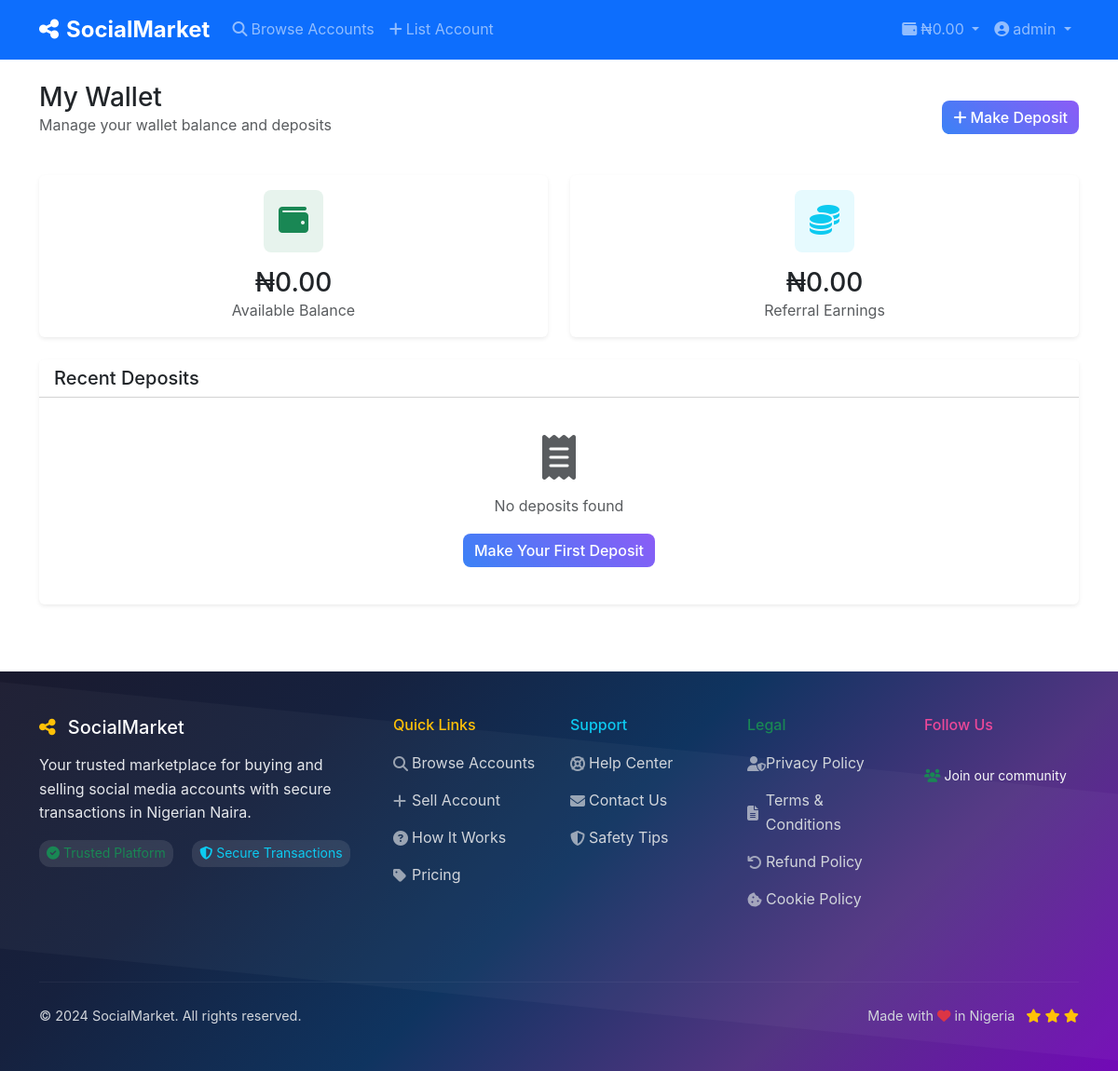
/wallet (signed in), run on an earlier commit of the app's database.
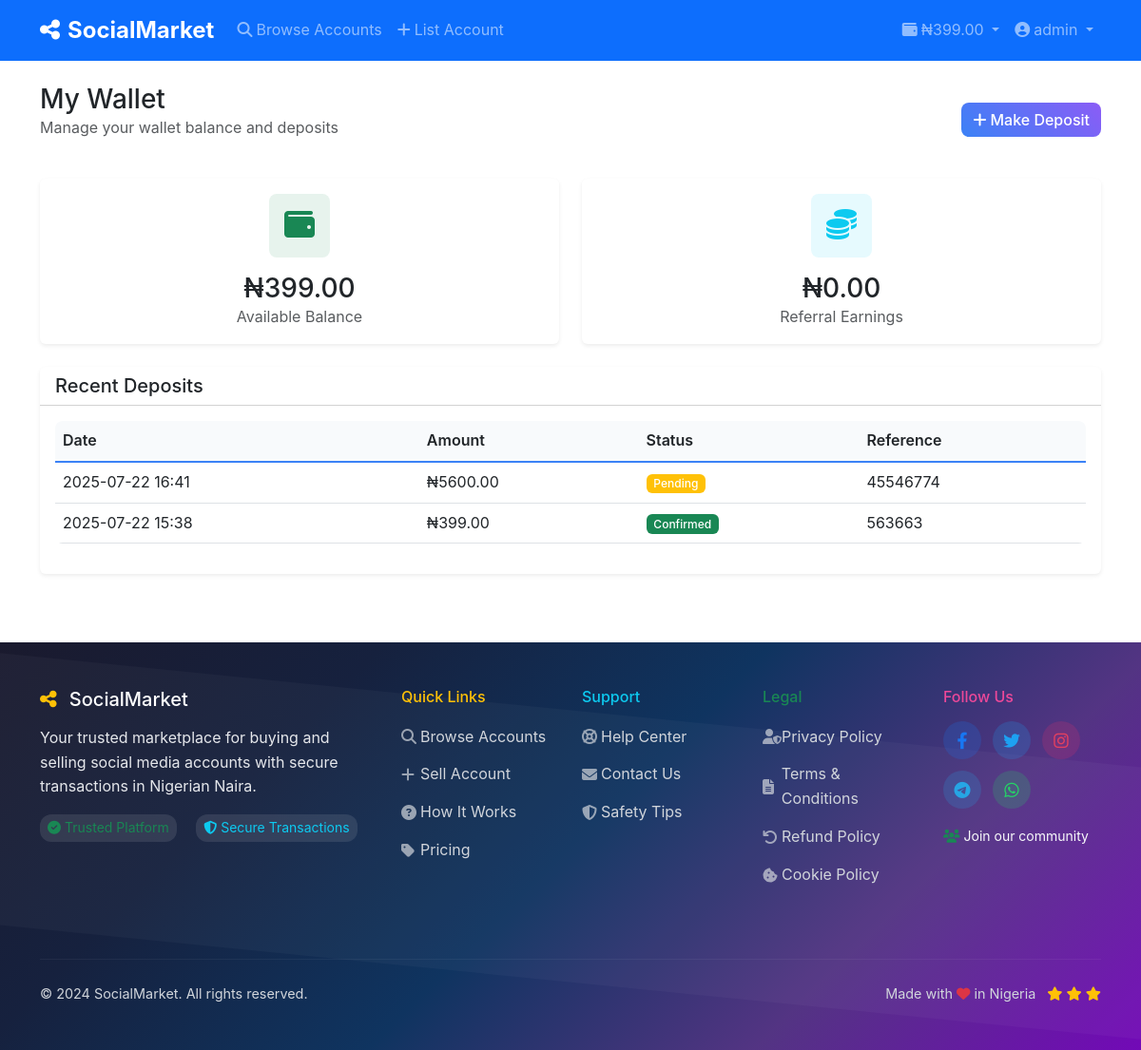
And on a later commit of the database.
### models.py (models this page shows, shortened)
class User(UserMixin, db.Model):
    id = db.Column(db.Integer, primary_key=True)
    username = db.Column(db.String(80), unique=True, nullable=False)
    email = db.Column(db.String(120), unique=True, nullable=False)
    password_hash = db.Column(db.String(255), nullable=False)
    role = db.Column(db.String(20), default='user')  # user, admin
    first_name = db.Column(db.String(50))
    last_name = db.Column(db.String(50))
    phone = db.Column(db.String(20))
    profile_pic = db.Column(db.String(255))
    bio = db.Column(db.Text)
    is_verified = db.Column(db.Boolean, default=False)
    is_active = db.Column(db.Boolean, default=True)
    is_banned = db.Column(db.Boolean, default=False)
    wallet_balance = db.Column(db.Numeric(10, 2), default=0.00)
    referral_code = db.Column(db.String(20), unique=True)
    referred_by = db.Column(db.Integer, db.ForeignKey('user.id'))
    referral_earnings = db.Column(db.Numeric(10, 2), default=0.00)
    created_at = db.Column(db.DateTime, default=datetime.utcnow)
    last_login = db.Column(db.DateTime)
    accounts_for_sale = db.relationship('SocialAccount', foreign_keys='SocialAccount.seller_id', backref='seller', lazy=True)
    accounts_reviewed = db.relationship('SocialAccount', foreign_keys='SocialAccount.reviewed_by', backref='reviewer', lazy=True)
    purchases = db.relationship('Purchase', backref='buyer', lazy=True)
    deposits = db.relationship('WalletDeposit', foreign_keys='WalletDeposit.user_id', backref='user', lazy=True)
    processed_deposits = db.relationship('WalletDeposit', foreign_keys='WalletDeposit.processed_by', backref='processor', lazy=True)
    referrals = db.relationship('User', backref=db.backref('referrer', remote_side=[id]))

class WalletDeposit(db.Model):
    id = db.Column(db.Integer, primary_key=True)
    user_id = db.Column(db.Integer, db.ForeignKey('user.id'), nullable=False)
    amount = db.Column(db.Numeric(10, 2), nullable=False)
    deposit_method = db.Column(db.String(50))  # bank_transfer, cash_deposit
    bank_name = db.Column(db.String(100))
    account_number = db.Column(db.String(20))
    account_name = db.Column(db.String(100))
    payment_proof = db.Column(db.String(255))
    reference_number = db.Column(db.String(100))
    status = db.Column(db.String(20), default='pending')  # pending, confirmed, rejected
    admin_notes = db.Column(db.Text)
    processed_by = db.Column(db.Integer, db.ForeignKey('user.id'))
    processed_at = db.Column(db.DateTime)
    created_at = db.Column(db.DateTime, default=datetime.utcnow)

### app.py (the view)
@app.route('/wallet')
@login_required
def wallet():
    page = request.args.get('page', 1, type=int)
    deposits = WalletDeposit.query.filter_by(user_id=current_user.id).order_by(
        WalletDeposit.created_at.desc()
    ).paginate(page=page, per_page=10, error_out=False)
    return render_template('wallet.html', deposits=deposits)

### app.py (called while the page is built)
@login_manager.user_loader
def load_user(user_id):
    return User.query.get(int(user_id))

@app.context_processor
def inject_settings():
    settings = Settings.query.first()
    return dict(settings=settings)

### templates/wallet.html (shortened to what this page needs)
{% extends "base.html" %}
{% block content %}
<div class="container py-4">
    <div class="row">
        <div class="col-12">
            <div class="d-flex justify-content-between align-items-center mb-4">
                <div>
                    <h1 class="h3 mb-0">My Wallet</h1>
                    <p class="text-muted">Manage your wallet balance and deposits</p>
                </div>
                <a href="{{ url_for('deposit') }}" class="btn btn-primary">
                    <i class="fas fa-plus me-1"></i>Make Deposit
                </a>
            </div>
        </div>
    </div>
    <div class="row mb-4">
        <div class="col-md-6">
            <div class="card border-0 shadow-sm">
                <div class="card-body text-center">
                    <div class="bg-success bg-opacity-10 rounded-3 p-3 d-inline-block mb-3">
                        <i class="fas fa-wallet text-success fa-2x"></i>
                    </div>
                    <h3 class="mb-0">₦{{ "%.2f"|format(current_user.wallet_balance) }}</h3>
                    <p class="text-muted mb-0">Available Balance</p>
                </div>
            </div>
        </div>
        <div class="col-md-6">
            <div class="card border-0 shadow-sm">
                <div class="card-body text-center">
                    <div class="bg-info bg-opacity-10 rounded-3 p-3 d-inline-block mb-3">
                        <i class="fas fa-coins text-info fa-2x"></i>
                    </div>
                    <h3 class="mb-0">₦{{ "%.2f"|format(current_user.referral_earnings) }}</h3>
                    <p class="text-muted mb-0">Referral Earnings</p>
                </div>
            </div>
        </div>
    </div>
    <div class="card border-0 shadow-sm">
        <div class="card-header bg-white">
            <h5 class="card-title mb-0">Recent Deposits</h5>
        </div>
        <div class="card-body">
            {% if deposits.items %}
            <div class="table-responsive">
                <table class="table table-hover">
                    <thead>
                        <tr>
                            <th>Date</th>
                            <th>Amount</th>
                            <th>Status</th>
                            <th>Reference</th>
                        </tr>
                    </thead>
                    <tbody>
                        {% for deposit in deposits.items %}
                        <tr>
                            <td>{{ deposit.created_at.strftime('%Y-%m-%d %H:%M') }}</td>
                            <td>₦{{ "%.2f"|format(deposit.amount) }}</td>
                            <td>
                                {% if deposit.status == 'confirmed' %}
                                    <span class="badge bg-success">Confirmed</span>
                                {% elif deposit.status == 'pending' %}
                                    <span class="badge bg-warning">Pending</span>
                                {% else %}
                                    <span class="badge bg-danger">Rejected</span>
                                {% endif %}
                            </td>
                            <td>{{ deposit.reference_number or 'N/A' }}</td>
                        </tr>
                        {% endfor %}
                    </tbody>
                </table>
            </div>
            {% else %}
            <div class="text-center py-4">
                <i class="fas fa-receipt fa-3x text-muted mb-3"></i>
                <p class="text-muted">No deposits found</p>
                <a href="{{ url_for('deposit') }}" class="btn btn-primary">Make Your First Deposit</a>
            </div>
            {% endif %}
        </div>
    </div>
</div>
{% endblock %}

### templates/base.html (shortened to what the changed rows need)
<!DOCTYPE html>
<html lang="en">
<head>
    <link href="https://cdn.jsdelivr.net/npm/bootstrap@5.3.0/dist/css/bootstrap.min.css" rel="stylesheet">
    <link href="https://cdnjs.cloudflare.com/ajax/libs/font-awesome/6.4.0/css/all.min.css" rel="stylesheet">
    <link href="{{ url_for('static', filename='css/style.css') }}" rel="stylesheet">
</head>
<body>
    <nav class="navbar navbar-expand-lg navbar-dark bg-primary sticky-top">
        <div class="container">
            <div class="collapse navbar-collapse" id="navbarNav">
                <ul class="navbar-nav">
                    {% if current_user.is_authenticated %}
                    <li class="nav-item dropdown">
                        <a class="nav-link dropdown-toggle" href="#" role="button" data-bs-toggle="dropdown">
                            <i class="fas fa-wallet me-1"></i>₦{{ "%.2f"|format(current_user.wallet_balance) }}
                        </a>
                    </li>
                    <li class="nav-item dropdown">
                        <a class="nav-link dropdown-toggle" href="#" role="button" data-bs-toggle="dropdown">
                            <i class="fas fa-user-circle me-1"></i>{{ current_user.username }}
                        </a>
                    </li>
                    {% endif %}
                </ul>
            </div>
        </div>
    </nav>
    <main>
        {% block content %}{% endblock %}
    </main>
    <footer class="footer-colorful text-light py-5 mt-5">
        <div class="container">
            <div class="row">
                <div class="col-lg-2 mb-4">
                    <div class="social-links">
                        {% if settings and settings.facebook_url %}
                        <a href="{{ settings.facebook_url }}" class="social-link facebook" target="_blank">
                            <i class="fab fa-facebook-f"></i>
                        </a>
                        {% endif %}
                        {% if settings and settings.twitter_url %}
                        <a href="{{ settings.twitter_url }}" class="social-link twitter" target="_blank">
                            <i class="fab fa-twitter"></i>
                        </a>
                        {% endif %}
                        {% if settings and settings.instagram_url %}
                        <a href="{{ settings.instagram_url }}" class="social-link instagram" target="_blank">
                            <i class="fab fa-instagram"></i>
                        </a>
                        {% endif %}
                        {% if settings and settings.telegram_url %}
                        <a href="{{ settings.telegram_url }}" class="social-link telegram" target="_blank">
                            <i class="fab fa-telegram"></i>
                        </a>
                        {% endif %}
                        {% if settings and settings.whatsapp_url %}
                        <a href="{{ settings.whatsapp_url }}" class="social-link whatsapp" target="_blank">
                            <i class="fab fa-whatsapp"></i>
                        </a>
                        {% endif %}
                    </div>
                </div>
            </div>
        </div>
    </footer>
</body>
</html>

What changed in the data, as far as the page shows it:
changed User "admin": wallet_balance "0.00" → "399.00"
added WalletDeposit: created_at "2025-07-22 16:41", amount "5600.00", status "Pending", reference_number "45546774"
added WalletDeposit: created_at "2025-07-22 15:38", amount "399.00", status "Confirmed", reference_number "563663"
Also different on the page:
text no longer shown: "No deposits found Make Your First Deposit"
text now shown: "Date Amount Status Reference"
